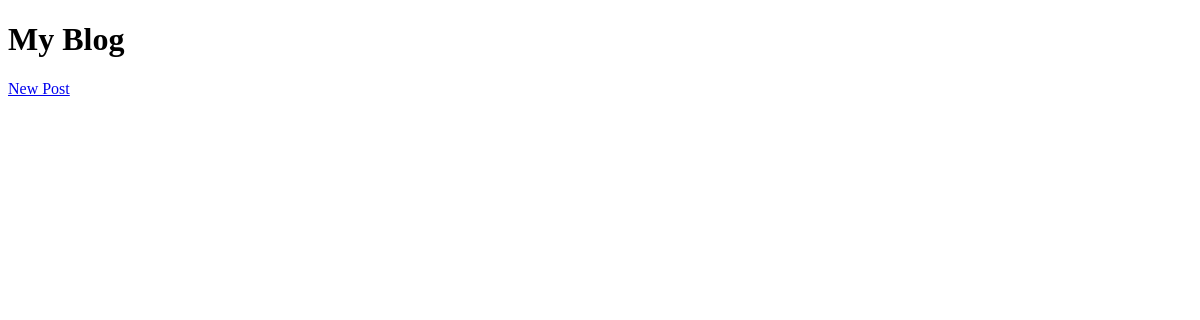
The page /blog/ on the database as committed earlier.
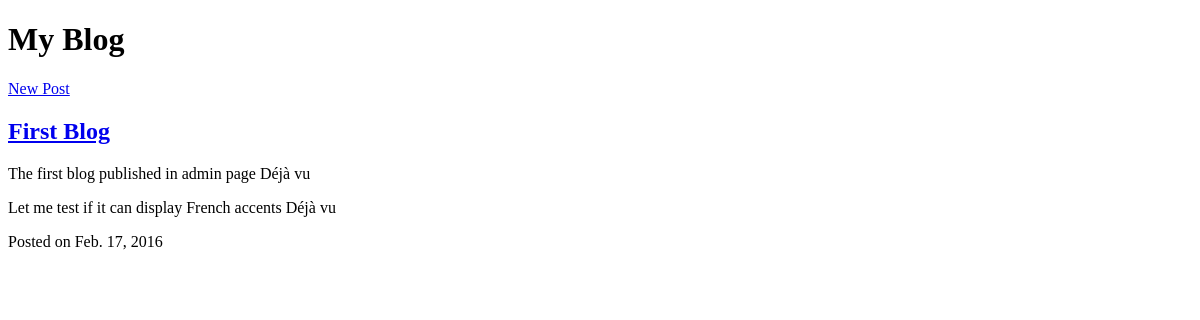
The same page on the database as committed later.
### blog/models.py (models this page shows, shortened)
class Post(models.Model):
	title = models.CharField(max_length=255)
	slug = models.SlugField(unique=True, max_length=255)
	description = models.CharField(max_length=255)
	content = models.TextField()
	published = models.BooleanField(default=True)
	created = models.DateTimeField(auto_now_add=True)
	class Meta:
		ordering = ['-created']
	def get_absolute_url(self):
		return reverse('blog-views-post', args=[self.slug])

### blog/views.py (the view)
def index(request):
	posts = Post.objects.filter(published=True)
	return render(request, 'blog/index.html', {'posts': posts})

### blog/templates/blog/index.html (shortened to what this page needs)
{% extends 'base.html' %}
{% block content %}
	<h1> My Blog </h1>
	<a href="{% url 'blog-views-new' %}">New Post</a>
	{% for post in posts %}
	<div class="post">
		<h2>
			<a href="{{post.get_absolute_url}}">
				{{post.title}}
			</a>
		</h2>
		<p>{{post.description}}</p>
		<p>{{post.content}}</p>
		<p>
			Posted on
			<time datetime="{{post.created|date:"c"}}">
			{{post.created|date}}
			</time>
		</p>
	</div>
	{% endfor %}
{% endblock %}

Rows that differ between the two databases and show on the page:
added Post: title "First Blog", description "The first blog published in admin page Déjà vu", content "Let me test if it can display French accents Déjà vu", created "Feb. 17, 2016"
